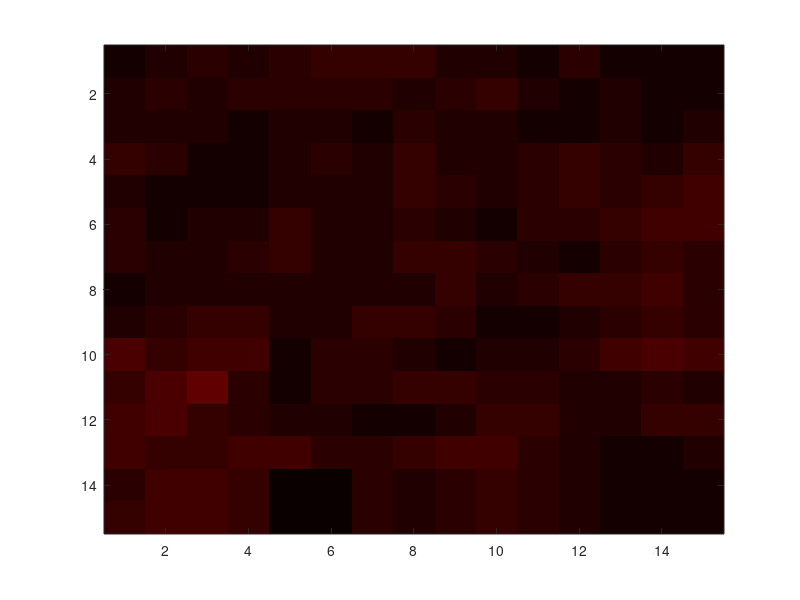
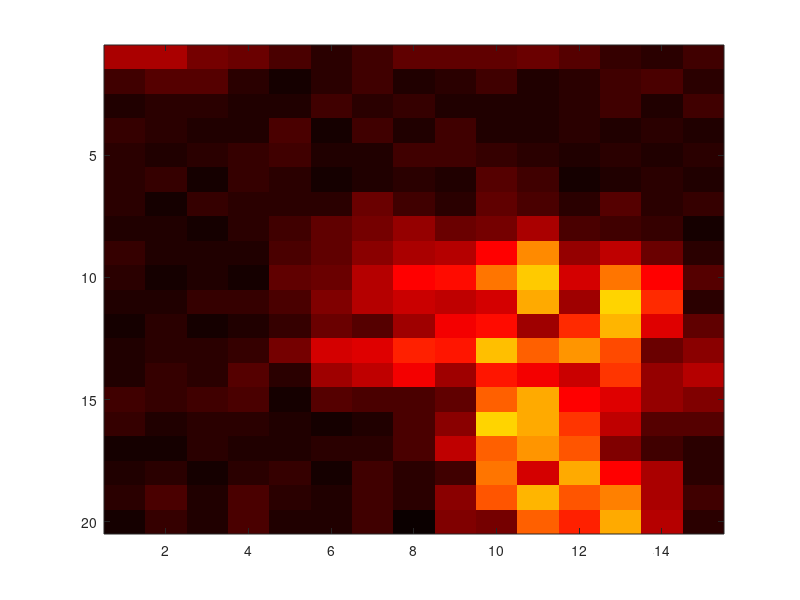
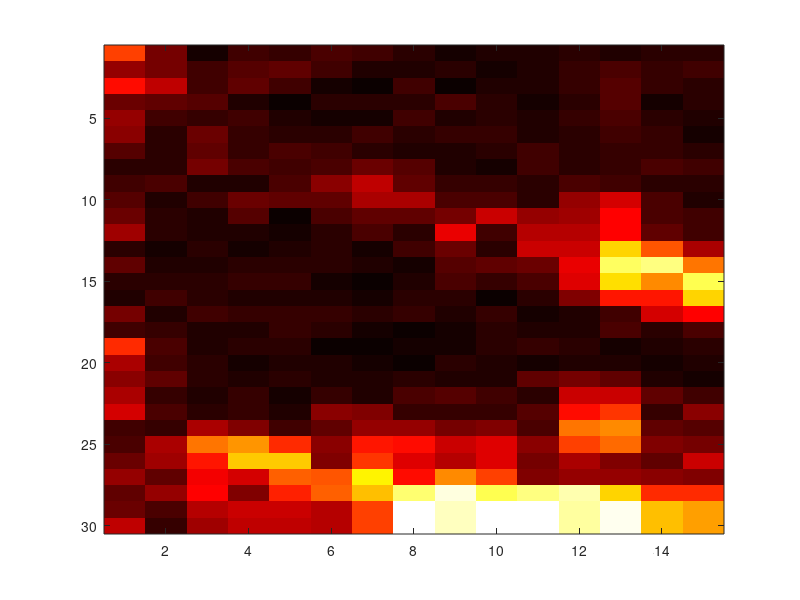
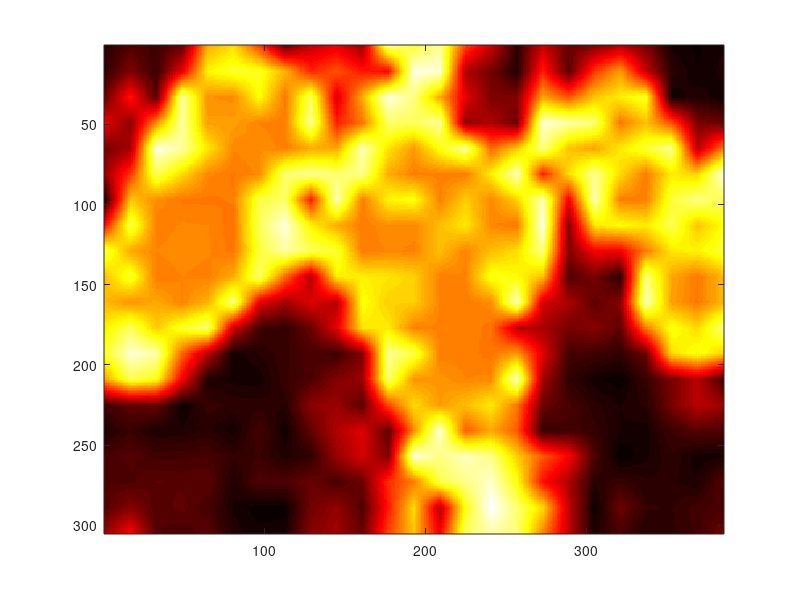

Recreate these plots in MATLAB, in order.
close all;
clear all;
clc;

absorber = csvread('rss_heatmap_absorber.dat');

figure(1);
colormap('Hot');
imagesc(absorber);
caxis([0 1]);

head = csvread('rss_heatmap_head.dat');

figure(2);
colormap('Hot');
imagesc(head);
caxis([0 1]);

hand = csvread('rss_heatmap_hand.dat');

figure(3);
colormap('Hot');
imagesc(hand);

body = csvread('rss_heatmap_body.dat');

figure(4);
colormap('Hot');
imagesc(interp2(body, 4));
